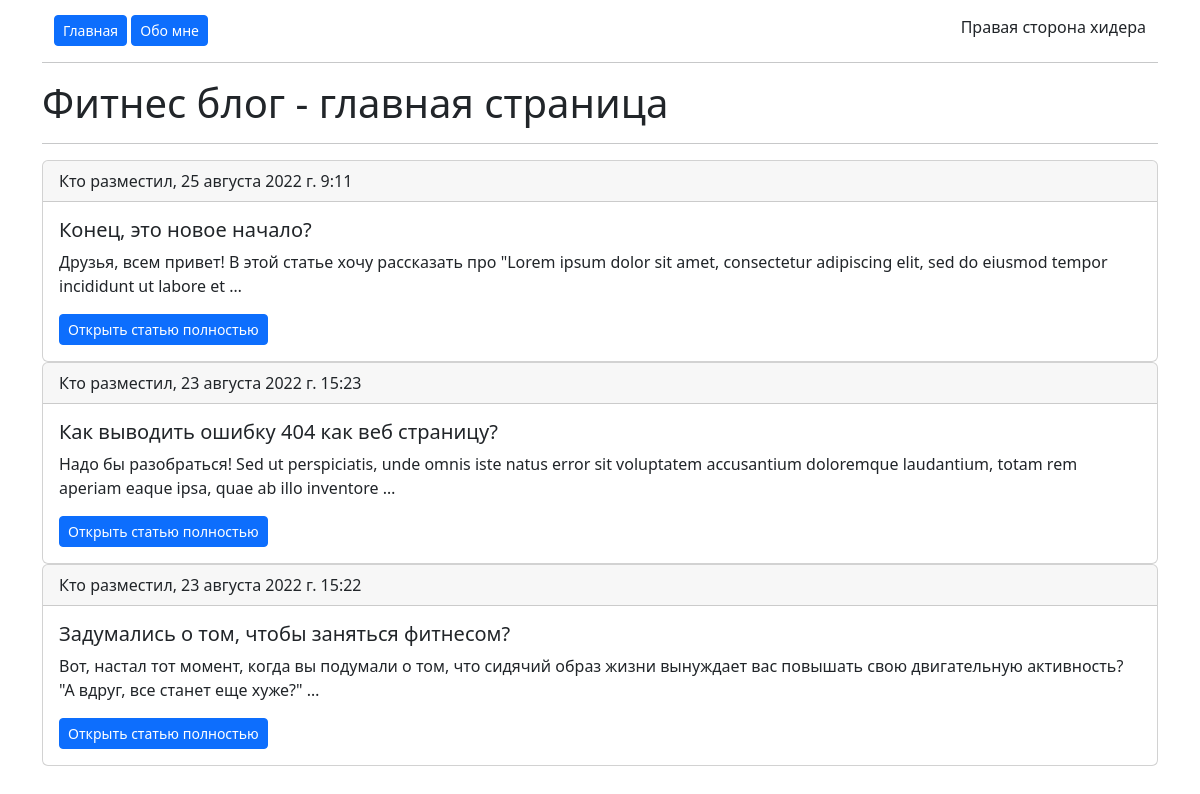
/, run on an earlier commit of the app's database.
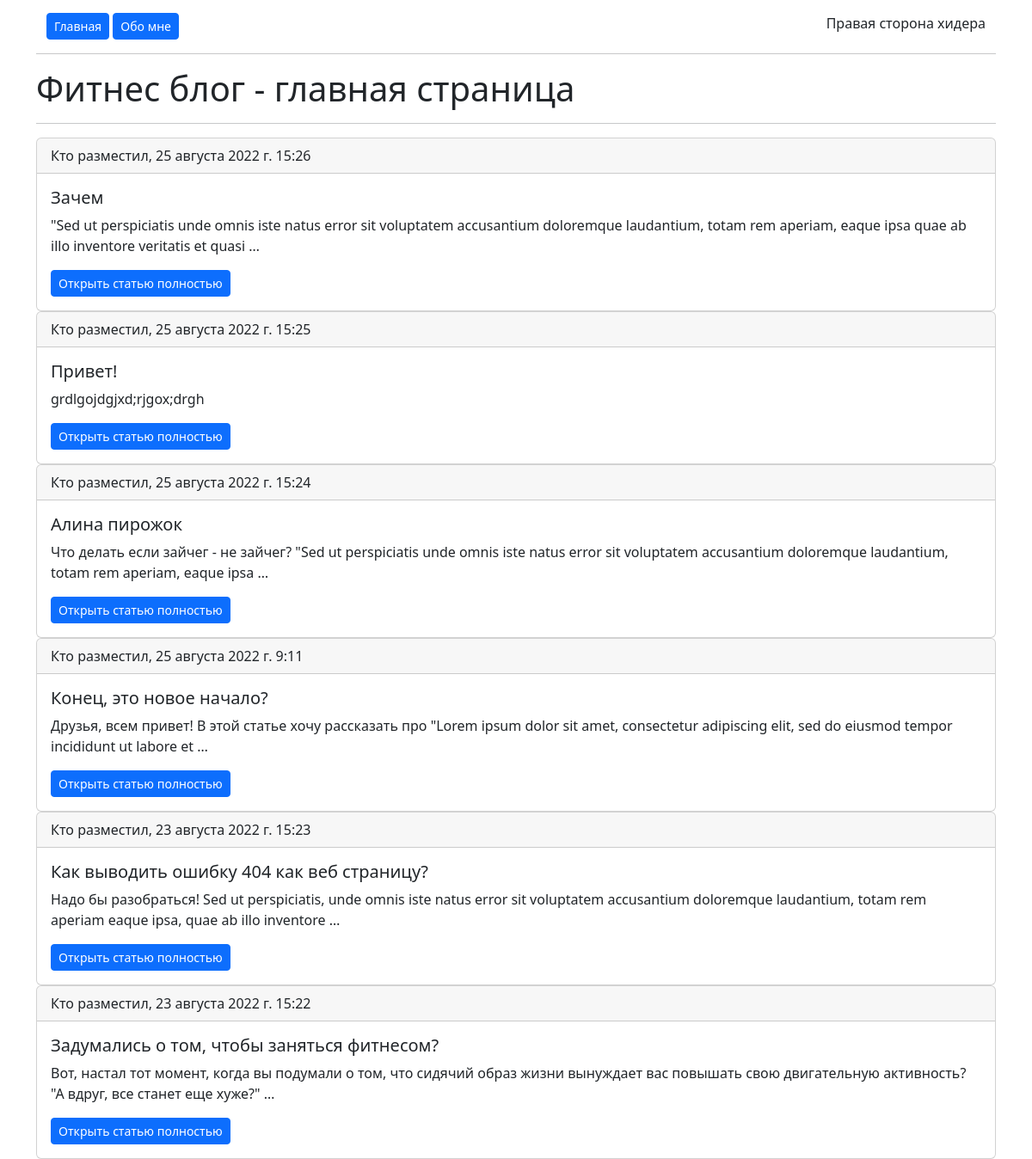
And on a later commit of the database.
### main/models.py (models this page shows, shortened)
class Article(models.Model):
    title = models.CharField(max_length=250, verbose_name='Название статьи')
    slug = models.SlugField(max_length=255, unique=True, db_index=True, verbose_name='URL')
    content = models.TextField(blank=True, verbose_name='Текст')
    image = models.ImageField(upload_to='images/', blank=True, verbose_name='Изображение')
    time_create = models.DateTimeField(auto_now_add=True, verbose_name='Создано')
    time_update = models.DateTimeField(auto_now=True, verbose_name='Отредактировано')
    is_published = models.BooleanField(default=True, verbose_name='Опубликовано')
    category = models.ForeignKey('Category', on_delete=PROTECT, verbose_name='Категория')
    class Meta:
        verbose_name = 'Статья'
        verbose_name_plural = 'Статьи'
        ordering = ['-time_create']

### main/views.py (the view)
# urls.py: path('', views.MainPage.as_view(), name='Главная'),
class MainPage(ListView):
    model = Article
    template_name = 'main/index.html'
    context_object_name = 'articles'
    extra_context = {'title': 'Фитнес блог - главная страница'}
    def get_queryset(self):
        return Article.objects.filter(is_published=True)

### main/templates/main/index.html
{% extends 'main/layout.html' %}
{% block content %}
<h1>{{ title }}</h1>
<hr>
{% for el in articles %}
<div class="card">
  <div class="card-header">
    Кто разместил, {{ el.time_create }}
  </div>
  <div class="card-body">
    <h5 class="card-title">{{ el.title }}</h5>
    <p class="card-text">{{ el.content|truncatewords:25 }}</p>
    <a href="{% url 'article_detail' el.slug %}" class="btn btn-primary btn-sm">Открыть статью полностью</a>
  </div>
</div>
{% endfor %}
{% endblock %}

### main/templates/main/layout.html (shortened to what this page needs)
{% load static %}
<!doctype html>
<head>
    <link href="https://cdn.jsdelivr.net/npm/bootstrap@5.2.0/dist/css/bootstrap.min.css" rel="stylesheet">
    <link href="https://getbootstrap.su/docs/5.2/assets/css/docs.css" rel="stylesheet">
</head>
<body>
{% block header %}
<div class="container" style="margin-top: 15px">
  <div class="row justify-content-md-center">
  <div class="row">
    <div class="col">
        <div class="d-grid gap-2 d-md-block">
            <a href="{% url 'Главная' %}" class="btn btn-primary btn-sm">Главная</a>
            <a href="{% url 'Обо мне' %}" class="btn btn-primary btn-sm">Обо мне</a>
       </div>
    </div>
    <div class="col-md-auto">
      Правая сторона хидера
    </div>
  </div>
</div>
<hr>
{% endblock %}
{% block content %}
{% endblock %}
</body>
</html>

What changed in the data, as far as the page shows it:
added Article: time_create "25 августа 2022 г. 15:26", title "Зачем", content "\"Sed ut perspiciatis unde omnis iste natus error sit voluptatem accusantium doloremque laudantium, totam rem aperiam, eaque ipsa quae ab illo inventore veritatis et quasi …"
added Article: time_create "25 августа 2022 г. 15:25", title "Привет!", content "grdlgojdgjxd;rjgox;drgh"
added Article: time_create "25 августа 2022 г. 15:24", title "Алина пирожок", content "Что делать если зайчег - не зайчег? \"Sed ut perspiciatis unde omnis iste natus error sit voluptatem accusantium doloremque laudantium, totam rem aperiam, eaque ipsa …"
